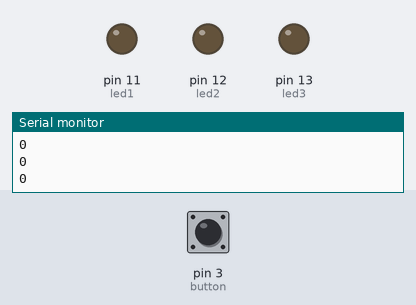
Recording of a sketch running on a simulated Arduino Uno, built with avr-gcc and run on an emulated ATmega328P. Shown: output pins drawn as LEDs (lit = HIGH), the last lines printed to the serial monitor. Dashed ring = blinking. The test bench sets the inputs (shaded band); at power-on: pin 3 (button) HIGH.

Above: at 1.2 s.
1.3 s: pin 3 (button) pulled LOW for 1 s
At 1.69 s:
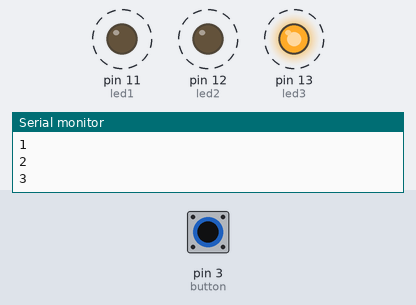
4.3 s: pin 3 (button) pulled LOW for 0.15 s
At 5.0 s:
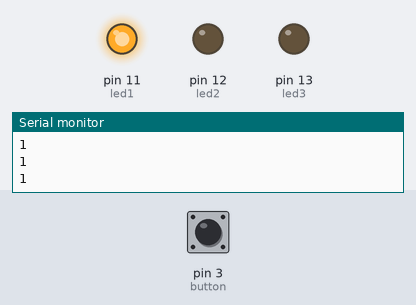
5.9 s: pin 3 (button) pulled LOW for 3.2 s
At 9.3 s:
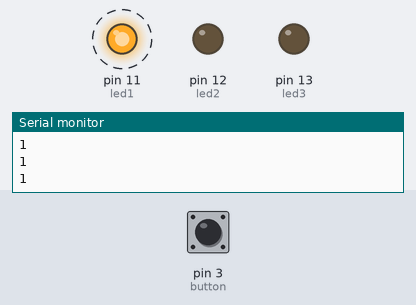
Timing chart, 0 to 10.8 s (numbered marks = the images above; inputs shaded):
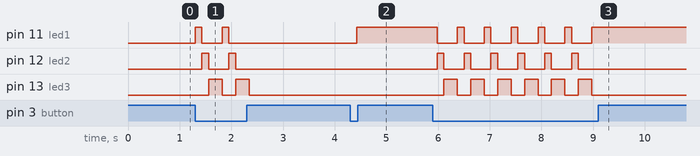

Measured:
- after the input at 1.3 s, pin 11 (led1): alternates HIGH for 0.13 s and LOW for 0.39 s, 4 changes in all, then stays LOW, starting at once; pin 12 (led2): alternates HIGH for 0.13 s and LOW for 0.39 s, 4 changes in all, then stays LOW, starting after 0.13 s
- after the input at 4.3 s, pin 11 (led1): LOW → HIGH after 0.12 s
- after the input at 5.9 s, pin 11 (led1): alternates HIGH for 0.13 s and LOW for 0.39 s, 12 changes in all, then stays HIGH, starting after 0.08 s; pin 12 (led2): alternates HIGH for 0.13 s and LOW for 0.39 s, 12 changes in all, then stays LOW, starting after 0.08 s

The sketch:

button_con_led_2.ino
```cpp
// prende secuencialmente un led cada vez que se presiona el boton
// probando ramas
//version 1
// se modifica para probar issue #1 y se vuelve a modificar

int const led1 = 11;
int const led2 = 12;
int const led3 = 13;
int const button = 3;
int estado = 0;
int aux = 0;

void setup() {

  pinMode(led1,OUTPUT);
  pinMode(led2,OUTPUT);
  pinMode(led3,OUTPUT);
  pinMode(button,INPUT);
  Serial.begin(9600);

}//Fin del setup

void loop() {


  Serial.println(aux); // muestra el contador en pantalla
  delay(130);

  estado = digitalRead ( button );

  if (estado == LOW){ // suma 1 al contador aux cuando se presiona el boton

    aux = aux + 1;

    }//Fin del if


  if (aux == 0){

    //digitalWrite(led1,LOW);
    //digitalWrite(led2,LOW);
    digitalWrite(led3,LOW);

    }

  if (aux == 1){

    digitalWrite(led1,HIGH);
    //digitalWrite(led2,LOW);
    digitalWrite(led3,LOW);

    }//Fin del if

  if (aux == 2){

    digitalWrite(led1,LOW);
    digitalWrite(led2,HIGH);
    //digitalWrite(led3,LOW);
    }//Fin del if

  if (aux == 3){

    //digitalWrite(led1,LOW);
    digitalWrite(led2,LOW);
    digitalWrite(led3,HIGH);

    }//Fin del if

  if (aux >= 4){

    aux = 0;

    }


}//Fin del loop
```
